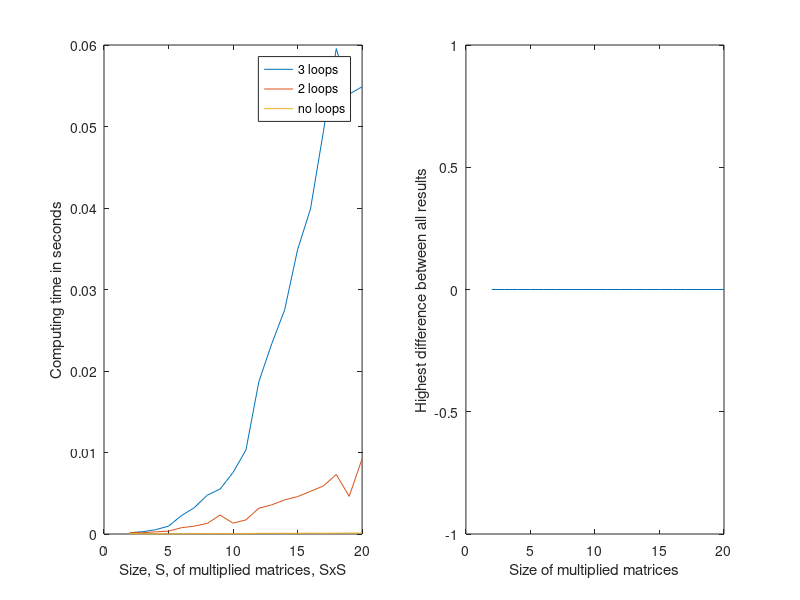

Here is the MATLAB script that generated this plot:
function A1_exercises
  function C = multiply_matrices_3loops(A,B)
    if size(A)(2) != size(B)(1)
      disp("cant multiply because size(A)(2) != size(B)")
      return
    endif
    
    M=size(A)(1);
    N=size(A)(2);
    O=size(B)(2);
    C = zeros(M,O);
    
    for m=1:M
        for o=1:O
            for n=1:N
              C(m,o)+=A(m,n)*B(n,o);
            endfor
        endfor
    endfor
    
  endfunction

  function C = multiply_matrices_2loops(A,B)
        
    if size(A)(2) != size(B)(1)
      disp("cant multiply because size(A)(2) != size(B)")
      return
    endif
    
    M=size(A)(1);
    N=size(A)(2);
    O=size(B)(2);
    
    C = zeros(M,O);
    
    for m=1:M
        for o=1:O
            #there are two options to do this:
            C(m,o)=sum(A(m,:).*B(:,o).');
            #C(m,o)=A(m,:)*B(:,o);
        endfor
    endfor
    endfunction
        
  function C = multiply_matrices_noloops(A,B)
        C=A*B;  
  endfunction
    
  function [t,C_3loops,C_2loops,C_noloop] = measure_execution_times(A,B)
    t=zeros(3,1);
    
    tic;
    C_3loops=multiply_matrices_3loops(A,B);
    t(1) = toc;
    
    tic;
    C_2loops=multiply_matrices_2loops(A,B);
    t(2) = toc;
    
    tic;
    C_noloop=multiply_matrices_noloops(A,B);
    t(3) = toc;
  endfunction
  
  
  # init stuff:
  s=2:20; #calculating with s times s (sxs) matrices
  
  timeresults=zeros(3,size(s)(2));
  
  #could compare matrices like this: max(max(abs(A-B))
  max_diff=zeros(1,size(s)(2));
  
  for i=1:size(s)(2)
      s(i)
      N=s(i);
      M=s(i);
      O=s(i);
      A=rand(M,N)*10;
      B=rand(N,O)*10;
      [timeresults(:,i),C3,C2,C0]=measure_execution_times(A,B);
      
      #compare results of 3loop-matrix (C3) and noloop-matrix(C0)
      # what is the maximum differenz between them?
      diff_c3_c0 = max(max(abs(C0-C3)));
      
      #compare results of 2loop-matrix (C2) and noloop-matrix(C0)
      diff_c2_c0 = max(max(abs(C0-C2)));
      
      max_diff(i)= max([diff_c3_c0,diff_c2_c0]);
      
  endfor
  
  subplot(1, 2, 1)
  plot(s,timeresults(:,:));
  xlabel ("Size, S, of multiplied matrices, SxS");
  ylabel ("Computing time in seconds");
  legend("3 loops","2 loops","no loops");
  
  subplot (1, 2, 2)
  plot(s,max_diff);
  xlabel("Size of multiplied matrices");
  ylabel ("Highest difference between all results");
  
endfunction